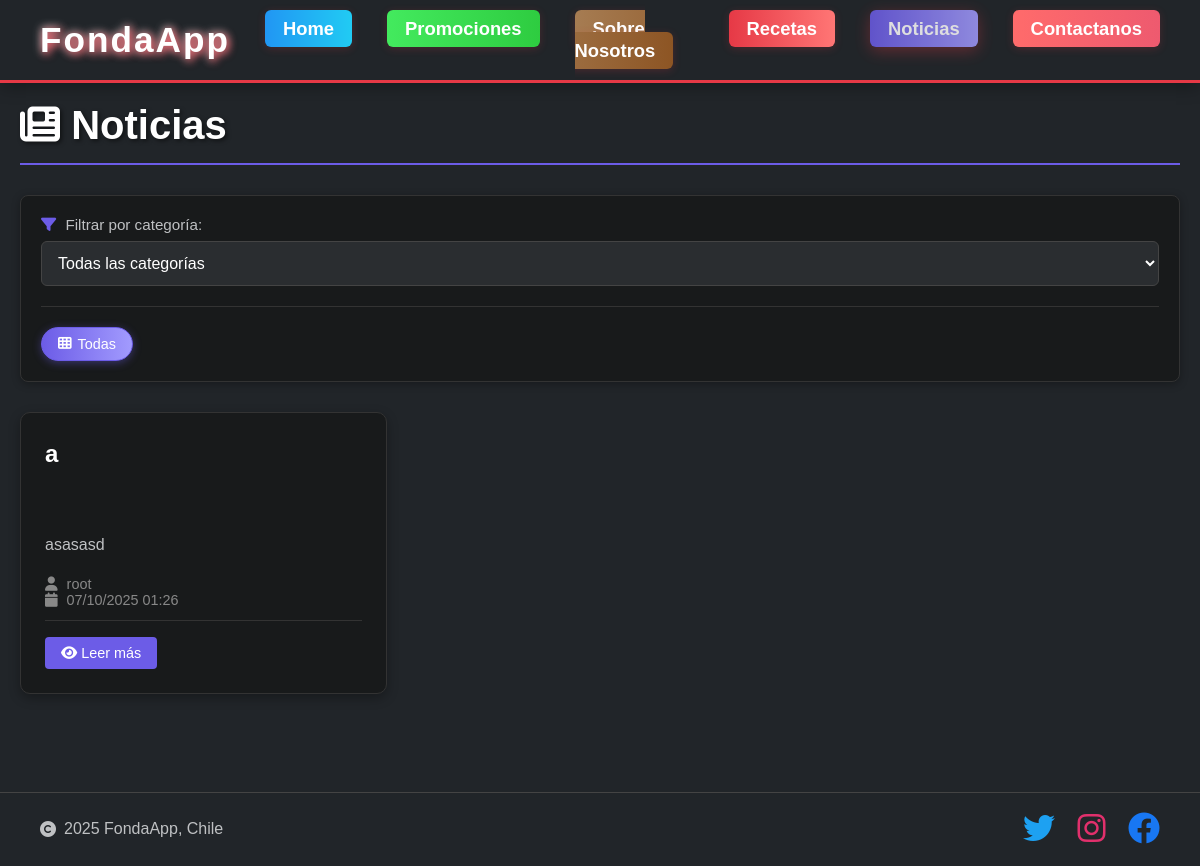
The app's page /noticias/, older data.
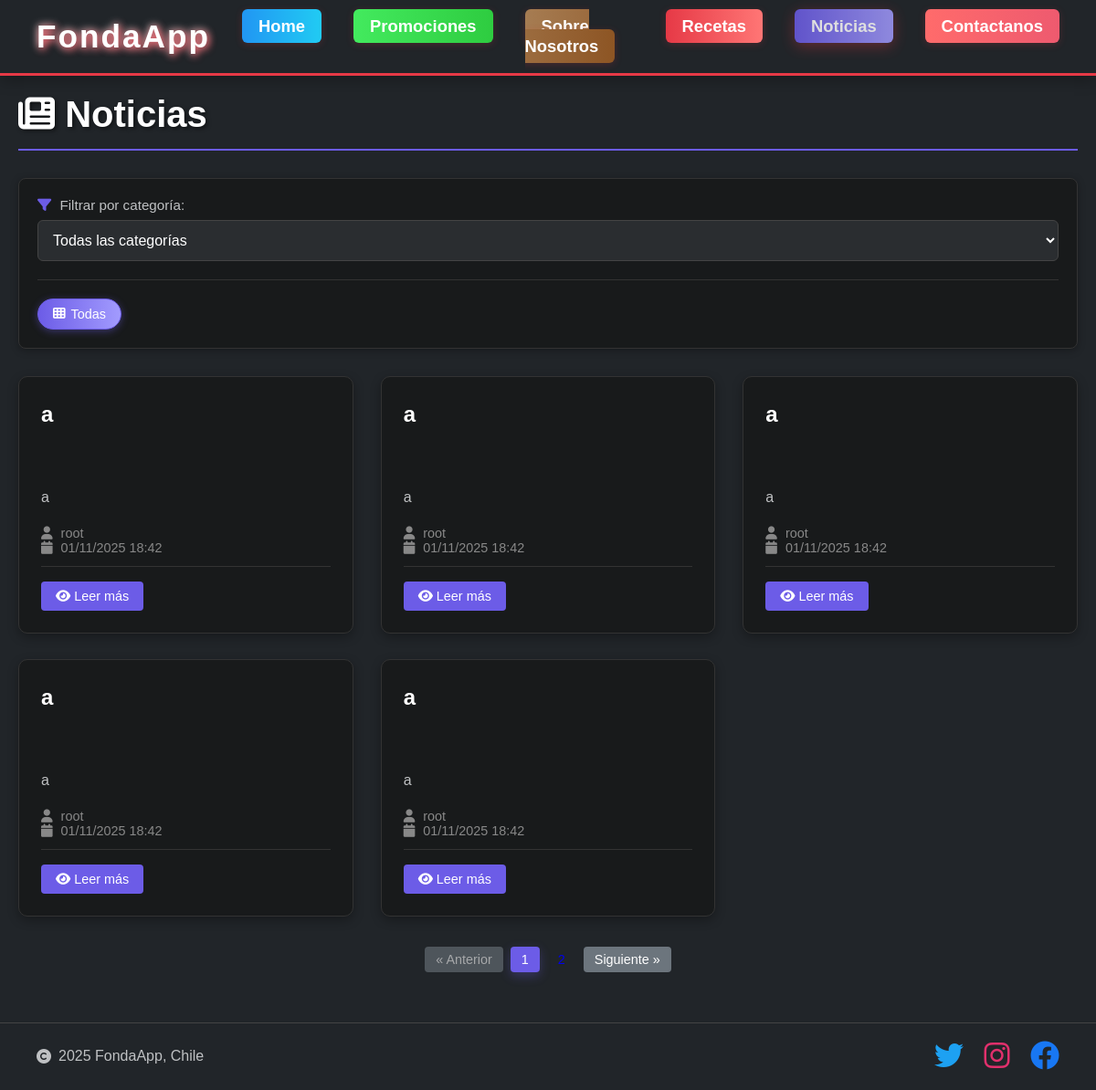
The same page, newer data.
### noticias/models.py (models this page shows, shortened)
class Posteo(models.Model):
    titulo = models.CharField(max_length=200, verbose_name='Título')
    contenido = models.TextField(verbose_name='Contenido')
    imagen = models.ImageField(
        upload_to='noticias/',
        blank=True,
        null=True,
        verbose_name='Imagen',
        help_text='Imagen opcional para la noticia'
    )
    categoria = models.ForeignKey(
        Categoria,
        on_delete=models.SET_NULL,
        null=True,
        blank=True,
        related_name='posteos',
        verbose_name='Categoría'
    )
    autor = models.ForeignKey(
        User,
        on_delete=models.CASCADE,
        default=1,
        related_name='posteos',
        verbose_name='Autor'
    )
    created = models.DateTimeField(
        auto_now_add=True,
        verbose_name='Fecha de creación'
    )
    updated = models.DateTimeField(
        auto_now=True,
        verbose_name='Fecha de actualización'
    )
    activo = models.BooleanField(default=True, verbose_name='Activo')
    destacado = models.BooleanField(default=False, verbose_name='Destacado')
    visitas = models.IntegerField(default=0, verbose_name='Visitas')
    class Meta:
        ordering = ['-created']
        verbose_name = 'Posteo'
        verbose_name_plural = 'Posteos'

### noticias/views.py (the view)
# urls.py: path('', views.lista_noticias, name='lista'),
def lista_noticias(request):
    posteos_list = Posteo.objects.filter(activo=True)
    categoria_id = request.GET.get('categoria')
    if categoria_id:
        posteos_list = posteos_list.filter(categoria_id=categoria_id)
    autor_id = request.GET.get('autor')
    if autor_id:
        posteos_list = posteos_list.filter(autor_id=autor_id)
    busqueda = request.GET.get('buscar')
    if busqueda:
        posteos_list = posteos_list.filter(
            Q(titulo__icontains=busqueda) | Q(contenido__icontains=busqueda)
        )
    destacado = request.GET.get('destacado')
    if destacado == '1':
        posteos_list = posteos_list.filter(destacado=True)
    orden = request.GET.get('orden', '-created')
    posteos_list = posteos_list.order_by(orden)
    paginator = Paginator(posteos_list, 5)
    page_number = request.GET.get('page')
    page_obj = paginator.get_page(page_number)
    categorias = Categoria.objects.filter(activo=True)
    from django.contrib.auth.models import User
    autores = User.objects.filter(posteos__activo=True).distinct()
    context = {
        'posteos': page_obj,
        'page_obj': page_obj,
        'paginator': paginator,
        'categorias': categorias,
        'autores': autores,
        'categoria_seleccionada': categoria_id,
        'autor_seleccionado': autor_id,
        'busqueda': busqueda or '',
        'destacado': destacado,
        'orden': orden,
    }
    return render(request, 'noticias/lista.html', context)

### core/context_processors.py (called while the page is built)
def fonda_context(request):
    context = {
        'categorias_globales': Categoria.objects.filter(activo=True).order_by('orden'),
        'total_noticias': Posteo.objects.filter(activo=True).count(),
        'noticias_destacadas': Posteo.objects.filter(
            activo=True,
            destacado=True
        ).order_by('-created')[:3],
        'ultimas_noticias': Posteo.objects.filter(
            activo=True
        ).order_by('-created')[:5],
        'categorias_con_conteo': Categoria.objects.filter(
            activo=True
        ).annotate(
            total_posteos=Count('posteos', filter=models.Q(posteos__activo=True))
        ).order_by('orden'),
        'nombre_sitio': 'FondaApp',
        'año_actual': 2025,
    }
    return context

### noticias/templates/noticias/lista.html (shortened to what this page needs)
{% extends 'noticias/base.html' %}
{% block content %}
<div class="container">
    <div class="noticias-header">
        <h1><i class="fas fa-newspaper"></i> Noticias</h1>
    </div>
    <div class="noticias-filtros">
        <form method="get" action="{% url 'noticias:lista' %}" class="filtros-form">
            <div class="filtro-grupo">
                <label for="categoria"><i class="fas fa-filter"></i> Filtrar por categoría:</label>
                <select name="categoria" id="categoria" class="form-control" onchange="this.form.submit()">
                    <option value="">Todas las categorías</option>
                </select>
            </div>
        </form>
        <div class="categorias-pills">
            <a href="{% url 'noticias:lista' %}" class="categoria-pill {% if not categoria_seleccionada %}active{% endif %}">
                <i class="fas fa-th"></i> Todas
            </a>
        </div>
    </div>
    {% if posteos %}
        <div class="noticias-grid">
            {% for posteo in posteos %}
                <article class="noticia-card">
                    <div class="noticia-content">
                        <h2 class="noticia-title">{{ posteo.titulo }}</h2>
                        <p class="noticia-excerpt">{{ posteo.contenido|truncatewords:20 }}</p>
                        <div class="noticia-meta">
                            <i class="fas fa-user"></i> {{ posteo.autor.username }}
                            <br>
                            <i class="fas fa-calendar"></i> {{ posteo.created|date:"d/m/Y H:i" }}
                        </div>
                        <div class="noticia-actions">
                            <a href="{% url 'noticias:detalle' posteo.pk %}" class="btn btn-primary">
                                <i class="fas fa-eye"></i> Leer más
                            </a>
                        </div>
                    </div>
                </article>
            {% endfor %}
        </div>
        {% if page_obj.has_other_pages %}
            <nav class="noticias-pagination" aria-label="Navegación de páginas">
                <ul class="pagination-list">
                    {% if page_obj.has_previous %}
                        <li class="page-prev"><a href="?page={{ page_obj.previous_page_number }}{% if categoria_seleccionada %}&categoria={{ categoria_seleccionada }}{% endif %}" class="btn btn-secondary">&laquo; Anterior</a></li>
                    {% else %}
                        <li class="page-prev disabled"><span class="btn btn-secondary disabled">&laquo; Anterior</span></li>
                    {% endif %}
                    {% for num in paginator.page_range %}
                        {% if num == page_obj.number %}
                            <li class="page-number active"><span class="btn btn-primary">{{ num }}</span></li>
                        {% else %}
                            <li class="page-number"><a href="?page={{ num }}{% if categoria_seleccionada %}&categoria={{ categoria_seleccionada }}{% endif %}" class="btn btn-light">{{ num }}</a></li>
                        {% endif %}
                    {% endfor %}
                    {% if page_obj.has_next %}
                        <li class="page-next"><a href="?page={{ page_obj.next_page_number }}{% if categoria_seleccionada %}&categoria={{ categoria_seleccionada }}{% endif %}" class="btn btn-secondary">Siguiente &raquo;</a></li>
                    {% else %}
                        <li class="page-next disabled"><span class="btn btn-secondary disabled">Siguiente &raquo;</span></li>
                    {% endif %}
                </ul>
            </nav>
        {% endif %}
    {% else %}
        <div class="empty-state">
            <i class="fas fa-newspaper"></i>
            <h3>No hay noticias disponibles</h3>
            <p>Próximamente tendremos noticias interesantes para ti.</p>
        </div>
    {% endif %}
</div>
{% endblock %}

### noticias/templates/noticias/base.html (shortened to what this page needs)
{% extends 'core/base.html' %}
{% load static %}
{% block extra_css %}
<link rel="stylesheet" href="{% static 'css/noticias.css' %}">
{% endblock %}

### core/templates/core/base.html (shortened to what this page needs)
<!DOCTYPE html>
<html lang="es">
<head>
    {% load static %}
    <link rel="stylesheet" href="{% static 'css/base.css' %}">
    {% block extra_css %}{% endblock %}
    <link rel="stylesheet" href="https://cdnjs.cloudflare.com/ajax/libs/font-awesome/6.4.0/css/all.min.css">
</head>
<body>
    <nav class="navbar">
        <div class="logo">FondaApp</div>
        <ul>
            <li><a href="{% url 'home' %}" class="home-link {% if request.resolver_match.url_name == 'home' %}active{% endif %}">Home</a></li>
            <li><a href="{% url 'promociones' %}" class="promociones-link {% if request.resolver_match.url_name == 'promociones' %}active{% endif %}">Promociones</a></li>
            <li><a href="{% url 'sobrenosotros' %}" class="sobrenosotros-link {% if request.resolver_match.url_name == 'sobrenosotros' %}active{% endif %}">Sobre Nosotros</a></li>
            <li><a href="{% url 'recetas' %}" class="recetas-link {% if request.resolver_match.url_name == 'recetas' %}active{% endif %}">Recetas</a></li>
            <li><a href="{% url 'noticias:lista' %}" class="noticias-link {% if 'noticias' in request.resolver_match.app_name %}active{% endif %}">Noticias</a></li>
            <li><a href="{% url 'contacto:contacto' %}" class="contacto-link {% if 'contacto' in request.resolver_match.app_name %}active{% endif %}">Contactanos</a></li>
        </ul>
    </nav>
    <main>
        {% block content %}
        {% endblock %}
    </main>
    <footer class="footer">
        <div class="footer-content">
            <div class="footer-left">
                <i class="fa-solid fa-copyright"></i> 2025 FondaApp, Chile
            </div>
            <div class="footer-right">
                <a href="https://twitter.com/" target="_blank" title="Twitter"><i class="fab fa-twitter"></i></a>
                <a href="https://instagram.com/" target="_blank" title="Instagram"><i class="fab fa-instagram"></i></a>
                <a href="https://facebook.com/" target="_blank" title="Facebook"><i class="fab fa-facebook"></i></a>
            </div>
        </div>
    </footer>
</body>
</html>

### static/css/base.css (style rules this page uses)
body { margin: 0; font-family: Arial, sans-serif; background: #212529; color: #fff; }
.navbar { display: flex; align-items: center; justify-content: space-between; padding: 18px 40px; background: url('https://www.sernac.cl/portal/604/articles-54495_imagen_01.jpg') center/cover no-repeat; box-shadow: 0 4px 16px rgba(0,0,0,0.3); border-bottom: 3px solid #e63946; }
.navbar .logo { font-size: 2.2rem; font-weight: bold; color: #fff; letter-spacing: 2px; text-shadow: 2px 2px 8px #e63946, 0 0 10px #fff; }
.navbar ul { list-style: none; display: flex; margin: 0; padding: 0; }
.navbar ul li { margin-left: 35px; }
.navbar ul li a { text-decoration: none; font-size: 1.15rem; font-weight: 700; padding: 8px 18px; border-radius: 6px; box-shadow: 0 2px 8px rgba(230,57,70,0.2); transition: background 0.2s, color 0.2s, box-shadow 0.2s; }
.navbar ul li a.home-link { background: linear-gradient(90deg, #2196f3 0%, #21cbf3 100%); color: #fff; }
.navbar ul li a.promociones-link { background: linear-gradient(90deg, #43ea5e 0%, #2ecc40 100%); color: #fff; }
.navbar ul li a.sobrenosotros-link { background: linear-gradient(90deg, #a67c52 0%, #8d5524 100%); color: #fff; }
.navbar ul li a.recetas-link { background: linear-gradient(90deg, #e63946 0%, #ff7675 100%); color: #fff; }
.navbar ul li a.noticias-link { background: linear-gradient(90deg, #6c5ce7 0%, #a29bfe 100%); color: #fff; }
.navbar ul li a.contacto-link { background: linear-gradient(90deg, #ff6b6b 0%, #ee5a6f 100%); color: #fff; }
.navbar ul li a.active, .navbar ul li a:hover { box-shadow: 0 4px 16px rgba(230,57,70,0.4); opacity: 0.85; }
.footer { width: 100%; border-top: 1px solid #444; background: #212529; padding: 18px 0; margin-top: 40px; }
.footer-content { max-width: 1200px; margin: 0 auto; display: flex; justify-content: space-between; align-items: center; color: #bfc1c3; font-size: 1rem; padding: 0 40px; }
.footer-left { display: flex; align-items: center; gap: 8px; }
.footer-right a { margin-left: 18px; font-size: 2rem; transition: color 0.2s; vertical-align: middle; }
.footer-right a[title="Twitter"] i { color: #1da1f2; }
.footer-right a[title="Instagram"] i { color: #e1306c; }
.footer-right a[title="Facebook"] i { color: #1877f3; }

Row changes from the older to the newer data that the page shows:
no longer on this page (row unchanged): Posteo: titulo "a", contenido "asasasd", autor.username "root", created "07/10/2025 01:26"
added Posteo: titulo "a", contenido "a", autor.username "root", created "01/11/2025 18:42"
added Posteo: titulo "a", contenido "a", autor.username "root", created "01/11/2025 18:42"
added Posteo: titulo "a", contenido "a", autor.username "root", created "01/11/2025 18:42"
added Posteo: titulo "a", contenido "a", autor.username "root", created "01/11/2025 18:42"
added Posteo: titulo "a", contenido "a", autor.username "root", created "01/11/2025 18:42"
Text that changed along with them:
text now shown: "« Anterior Siguiente »"
new list line: "1"
